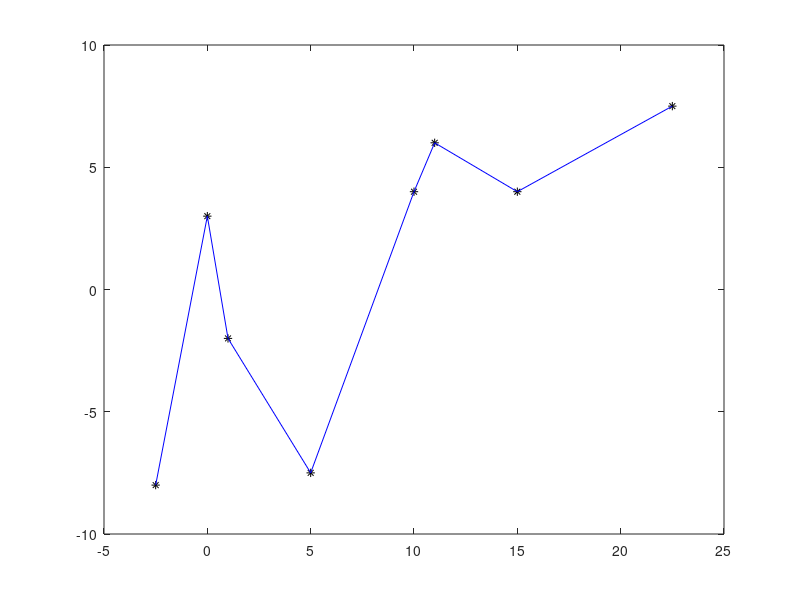

This figure's MATLAB source: (Note: this script raises an error after producing the figure.)
t=[0;0;0;0;1;2;3;4;5;5;6;7];
P=[-2.5 -8; 0 3; 1 -2; 5 -7.5; 10 4; 11 6; 15 4; 22.5 7.5];
plot(P(:,1),P(:,2),'*k'); %plot punti di controllo
hold on
plot(P(:,1),P(:,2),'b'); %plot poligono di controllo
Pt = transpose(P);
n=4;
[C,U] = bspline_deboor(n,t,Pt);
plot(C(1,:),C(2,:),'r'); %plot B-spline
legend('punti di controllo','poligono di controllo','B-spline');
legend('Location','southeast');
hold off